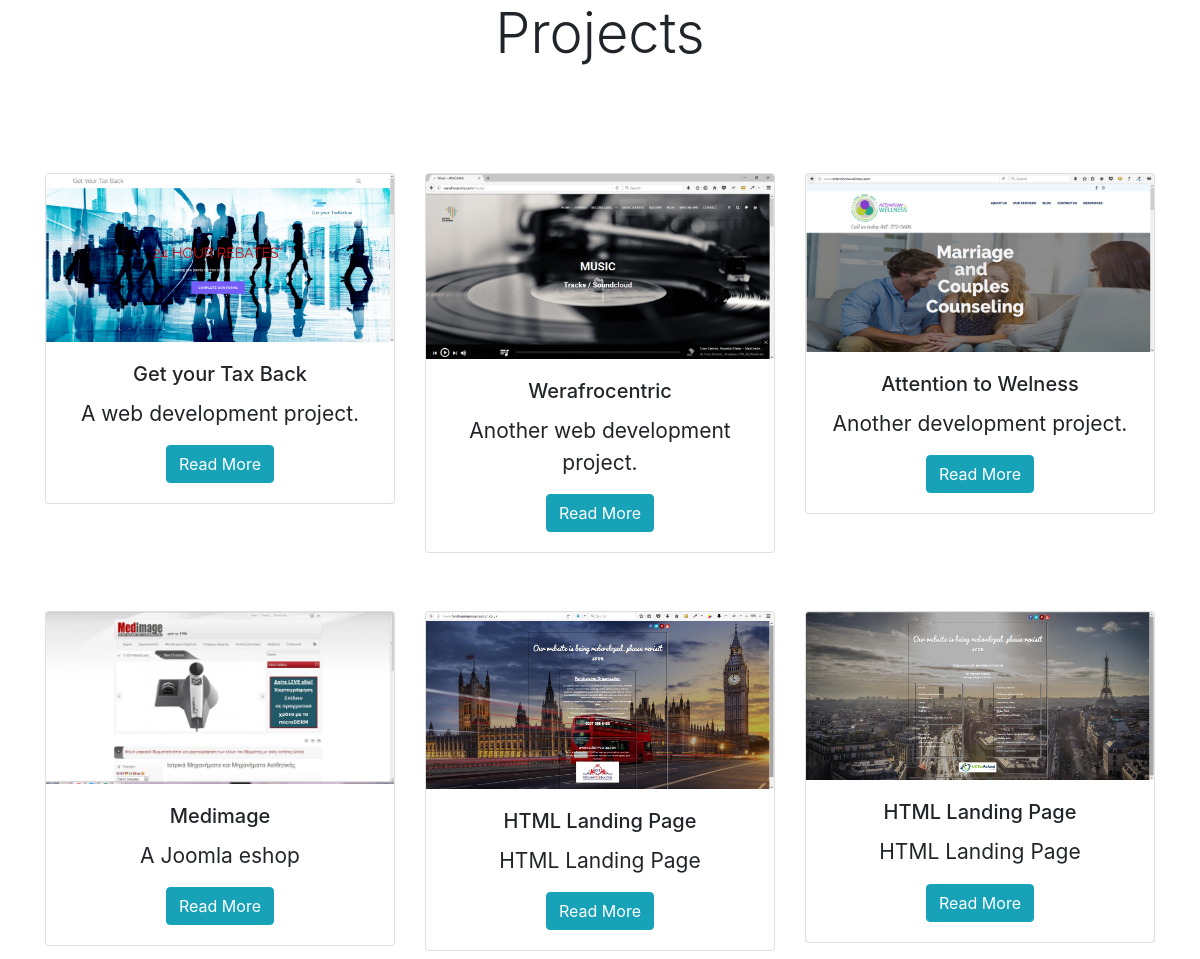
/projects/, run on the app's committed database.
### projects/models.py (models this page shows)
class Project(models.Model):
    title = models.CharField(max_length=100)
    description = models.TextField()
    technology = models.CharField(max_length=20)
    image = models.FilePathField(path="/img")

### projects/views.py (the view)
# urls.py: path("", views.project_index, name="project_index"),
def project_index(request):
    projects = Project.objects.all()
    context = {
        'projects': projects
    }
    return render(request, 'project_index.html', context)

### projects/templates/project_index.html (shortened to what this page needs)
{% extends "base.html" %}
{% load static %}
{% block page_content %}
<h1 class="display-4 text-center">Projects</h1>
<br></br>
<div class="container">
<div class="row">
{% for project in projects %}
    <div id="test"  class="col col-lg-4 col-md-8 col-sm-10">
        <div  id="test" class="card mb-2">
            <img class="card-img-top" src="{% static project.image %}">
            <div class="card-body">
                <h5 class="card-title">{{ project.title }}</h5>
                <p class="card-text">{{ project.description }}</p>
                <a href="{% url 'project_detail' project.pk %}"
                   class="btn btn-info">
                    Read More
                </a>
            </div>
        </div>
    </div>
    {% endfor %}
</div>
{% endblock %}

### personal_portfolio/templates/base.html (shortened to what this page needs)
<!doctype html>
<html lang="en">
<link rel="stylesheet" href="konsv.css">
<link rel="stylesheet" href="https://stackpath.bootstrapcdn.com/bootstrap/4.1.3/css/bootstrap.min.css">
{% block page_content %}{% endblock %}
</html>

### personal_portfolio/css/konsv.css (style rules this page uses)
#test { margin-top: 25px; font-size: 21px; text-align: center; -webkit-animation: fadein 2s; -moz-animation: fadein 2s; -ms-animation: fadein 2s; -o-animation: fadein 2s; animation: fadein 2s; }

### projects/templates/project_index.html (style rules this page uses)
#test { margin-top: 25px; font-size: 21px; text-align: center; -webkit-animation: fadein 2s; -moz-animation: fadein 2s; -ms-animation: fadein 2s; -o-animation: fadein 2s; animation: fadein 2s; }

### data on the page
Project: image (picture), title "Get your Tax Back", description "A web development project."
Project: image (picture), title "Werafrocentric", description "Another web development project."
Project: image (picture), title "Attention to Welness", description "Another development project."
Project: image (picture), title "Medimage", description "A Joomla eshop"
Project: image (picture), title "HTML Landing Page", description "HTML Landing Page"
Project: image (picture), title "HTML Landing Page", description "HTML Landing Page"
